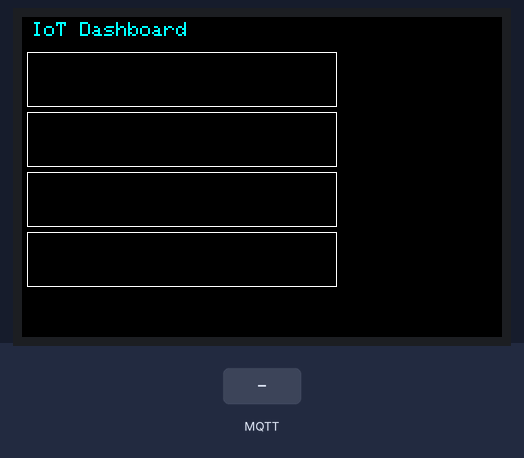
A sketch run on a simulated ESP32. Parts: 480×320 colour display. Inputs (shaded band) come from the test bench. WiFi joins after 1.5 s; servers stay silent unless stated; random numbers use the default seed unless the sketch sets one; no MQTT or app messages arrive unless stated; what the sketch prints to the serial monitor is not drawn.

Above: at 5.3 s.
5.4 s: MQTT message "widget_update" arrives on the first subscribed topic
6.9 s: MQTT message "STOCK" arrives on the first subscribed topic
8.4 s: MQTT message "WEATHER" arrives on the first subscribed topic
Timing chart, 0 to 11.4 s (numbered marks = the images above; inputs shaded):
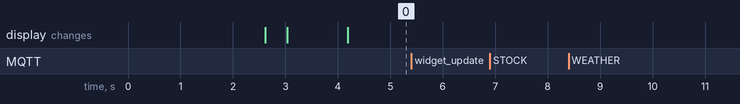

The sketch:

dashboard_display.ino
```cpp
#include <WiFi.h>
#include <PubSubClient.h>
#include <ArduinoJson.h>
#include <TFT_eSPI.h>
#include <HTTPClient.h>

// WiFi credentials
const char* ssid = "YOUR_WIFI_SSID";
const char* password = "YOUR_WIFI_PASSWORD";

// Dashboard API configuration
const char* apiServer = "your-app.railway.app";
const char* deviceToken = "YOUR_DEVICE_TOKEN";

// MQTT configuration
const char* mqttServer = "your-mqtt-broker.railway.app";
const int mqttPort = 1883;
const char* mqttUser = "mqtt_user";
const char* mqttPassword = "mqtt_password";

WiFiClient espClient;
PubSubClient client(espClient);
TFT_eSPI tft = TFT_eSPI();

// Display configuration
#define SCREEN_WIDTH 320
#define SCREEN_HEIGHT 240
#define WIDGET_HEIGHT 60

struct WidgetData {
  String type;
  String value;
  String change;
  String unit;
  String symbol;
  bool hasData;
};

WidgetData widgets[4];
int widgetCount = 0;
unsigned long lastUpdate = 0;
const unsigned long updateInterval = 60000; // 1 minute

void setup() {
  Serial.begin(115200);

  // Initialize display
  tft.init();
  tft.setRotation(1);
  tft.fillScreen(TFT_BLACK);
  tft.setTextColor(TFT_WHITE);

  displayMessage("Connecting to WiFi...");

  // Connect to WiFi
  WiFi.begin(ssid, password);
  while (WiFi.status() != WL_CONNECTED) {
    delay(1000);
    Serial.print(".");
  }

  displayMessage("WiFi Connected!\nConnecting to MQTT...");

  // Setup MQTT
  client.setServer(mqttServer, mqttPort);
  client.setCallback(mqttCallback);

  connectToMQTT();

  // Initial data fetch
  fetchDashboardData();

  displayMessage("Ready!");
  delay(1000);

  // Clear screen and setup display layout
  setupDisplay();
}

void loop() {
  if (!client.connected()) {
    connectToMQTT();
  }
  client.loop();

  // Periodic data refresh
  if (millis() - lastUpdate > updateInterval) {
    fetchDashboardData();
    lastUpdate = millis();
  }

  // Send heartbeat every 30 seconds
  static unsigned long lastHeartbeat = 0;
  if (millis() - lastHeartbeat > 30000) {
    sendHeartbeat();
    lastHeartbeat = millis();
  }

  delay(100);
}

void connectToMQTT() {
  while (!client.connected()) {
    Serial.print("Attempting MQTT connection...");

    String clientId = "ESP32-" + String(random(0xffff), HEX);

    if (client.connect(clientId.c_str(), mqttUser, mqttPassword)) {
      Serial.println(" connected");

      // Subscribe to dashboard updates
      String topic = "dashboard/" + String(deviceToken) + "/+/update";
      client.subscribe(topic.c_str());

    } else {
      Serial.print(" failed, rc=");
      Serial.print(client.state());
      Serial.println(" retrying in 5 seconds");
      delay(5000);
    }
  }
}

void mqttCallback(char* topic, byte* payload, unsigned int length) {
  String message;
  for (int i = 0; i < length; i++) {
    message += (char)payload[i];
  }

  Serial.println("MQTT message received: " + message);

  // Parse JSON message
  DynamicJsonDocument doc(1024);
  deserializeJson(doc, message);

  if (doc["type"] == "widget_update") {
    updateWidgetData(doc["data"]);
    updateDisplay();
  }
}

void fetchDashboardData() {
  if (WiFi.status() == WL_CONNECTED) {
    HTTPClient http;
    String url = "https://" + String(apiServer) + "/api/iot/" + String(deviceToken) + "/dashboard";

    http.begin(url);
    http.addHeader("Content-Type", "application/json");

    int httpResponseCode = http.GET();

    if (httpResponseCode == 200) {
      String response = http.getString();

      DynamicJsonDocument doc(2048);
      deserializeJson(doc, response);

      // Clear existing widgets
      widgetCount = 0;

      // Parse widgets
      JsonArray widgetArray = doc["widgets"];
      for (JsonObject widget : widgetArray) {
        if (widgetCount < 4) {
          parseWidget(widget, widgetCount);
          widgetCount++;
        }
      }

      updateDisplay();

    } else {
      Serial.printf("HTTP error: %d\n", httpResponseCode);
      displayError("Failed to fetch data");
    }

    http.end();
  }
}

void parseWidget(JsonObject widget, int index) {
  widgets[index].type = widget["type"].as<String>();
  widgets[index].hasData = true;

  JsonObject data = widget["data"];

  if (widgets[index].type == "STOCK") {
    widgets[index].symbol = data["u"].as<String>();
    widgets[index].value = String(data["v"].as<float>(), 2);
    widgets[index].change = String(data["c"].as<float>(), 2) + "%";
    widgets[index].unit = "$";

  } else if (widgets[index].type == "WEATHER") {
    widgets[index].symbol = data["u"].as<String>();
    widgets[index].value = String(data["v"].as<int>());
    widgets[index].unit = "°C";
    widgets[index].change = "";

  } else if (widgets[index].type == "CRYPTO") {
    widgets[index].symbol = data["u"].as<String>();
    widgets[index].value = String(data["v"].as<float>(), 2);
    widgets[index].change = String(data["c"].as<float>(), 2) + "%";
    widgets[index].unit = "$";
  }
}

void updateWidgetData(JsonObject data) {
  String widgetId = data["widgetId"];
  // Update specific widget based on real-time data
  updateDisplay();
}

void setupDisplay() {
  tft.fillScreen(TFT_BLACK);

  // Header
  tft.setTextSize(2);
  tft.setTextColor(TFT_CYAN);
  tft.drawString("IoT Dashboard", 10, 5);

  // Draw widget containers
  for (int i = 0; i < 4; i++) {
    int y = 35 + (i * WIDGET_HEIGHT);
    tft.drawRect(5, y, SCREEN_WIDTH - 10, WIDGET_HEIGHT - 5, TFT_WHITE);
  }
}

void updateDisplay() {
  // Update each widget display
  for (int i = 0; i < widgetCount; i++) {
    drawWidget(i);
  }

  // Update status
  tft.setTextSize(1);
  tft.setTextColor(TFT_GREEN);
  tft.fillRect(200, 5, 120, 20, TFT_BLACK);
  tft.drawString("Updated: " + String(millis() / 1000) + "s", 200, 5);
}

void drawWidget(int index) {
  if (!widgets[index].hasData) return;

  int y = 40 + (index * WIDGET_HEIGHT);
  int x = 10;

  // Clear widget area
  tft.fillRect(x, y, SCREEN_WIDTH - 20, WIDGET_HEIGHT - 10, TFT_BLACK);

  // Widget type and symbol
  tft.setTextSize(1);
  tft.setTextColor(TFT_YELLOW);
  tft.drawString(widgets[index].type + ": " + widgets[index].symbol, x, y);

  // Value
  tft.setTextSize(2);
  tft.setTextColor(TFT_WHITE);
  String valueText = widgets[index].unit + widgets[index].value;
  tft.drawString(valueText, x, y + 15);

  // Change (if available)
  if (widgets[index].change.length() > 0) {
    tft.setTextSize(1);

    // Color based on positive/negative change
    bool isPositive = widgets[index].change.indexOf('-') == -1;
    tft.setTextColor(isPositive ? TFT_GREEN : TFT_RED);

    tft.drawString(widgets[index].change, x + 150, y + 20);
  }
}

void displayMessage(String message) {
  tft.fillScreen(TFT_BLACK);
  tft.setTextSize(2);
  tft.setTextColor(TFT_WHITE);
  tft.drawString(message, 10, 100);
}

void displayError(String error) {
  tft.setTextSize(1);
  tft.setTextColor(TFT_RED);
  tft.fillRect(0, SCREEN_HEIGHT - 20, SCREEN_WIDTH, 20, TFT_BLACK);
  tft.drawString("Error: " + error, 5, SCREEN_HEIGHT - 15);
}

void sendHeartbeat() {
  if (client.connected()) {
    String topic = "dashboard/" + String(deviceToken) + "/heartbeat";

    DynamicJsonDocument doc(256);
    doc["timestamp"] = millis();
    doc["wifi_rssi"] = WiFi.RSSI();
    doc["free_heap"] = ESP.getFreeHeap();

    String payload;
    serializeJson(doc, payload);

    client.publish(topic.c_str(), payload.c_str());
  }
}
```

Measured:
- after the input at 5.4 s, every drawn part: stays the same
- after the input at 6.9 s, every drawn part: stays the same
